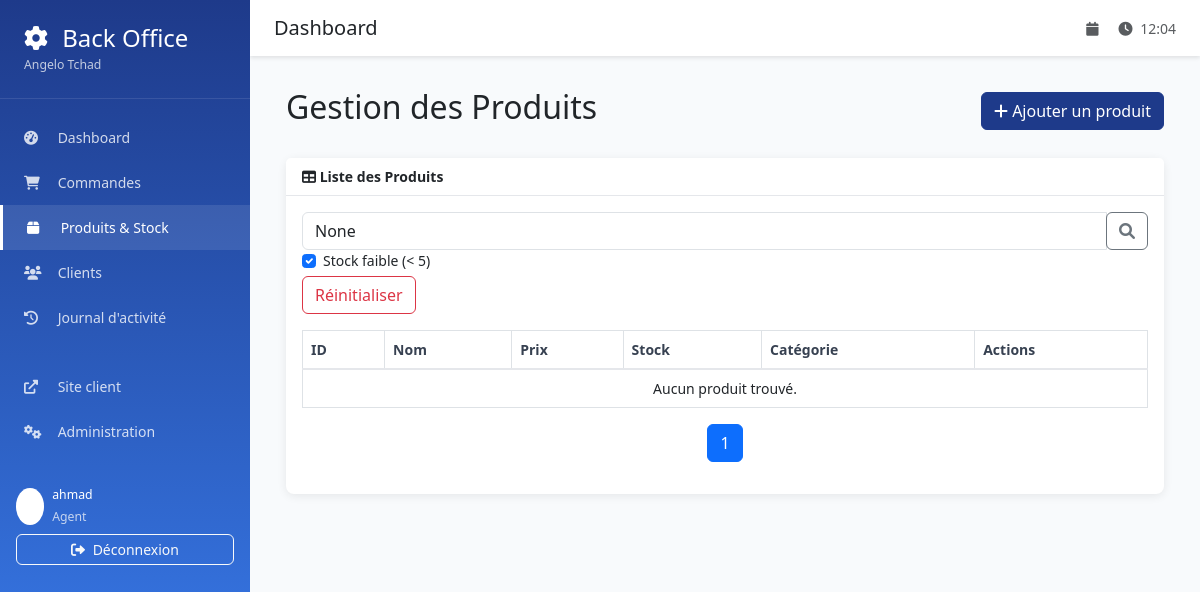
Page /backoffice/products/?low_stock=1 (signed in) on the earlier database version.
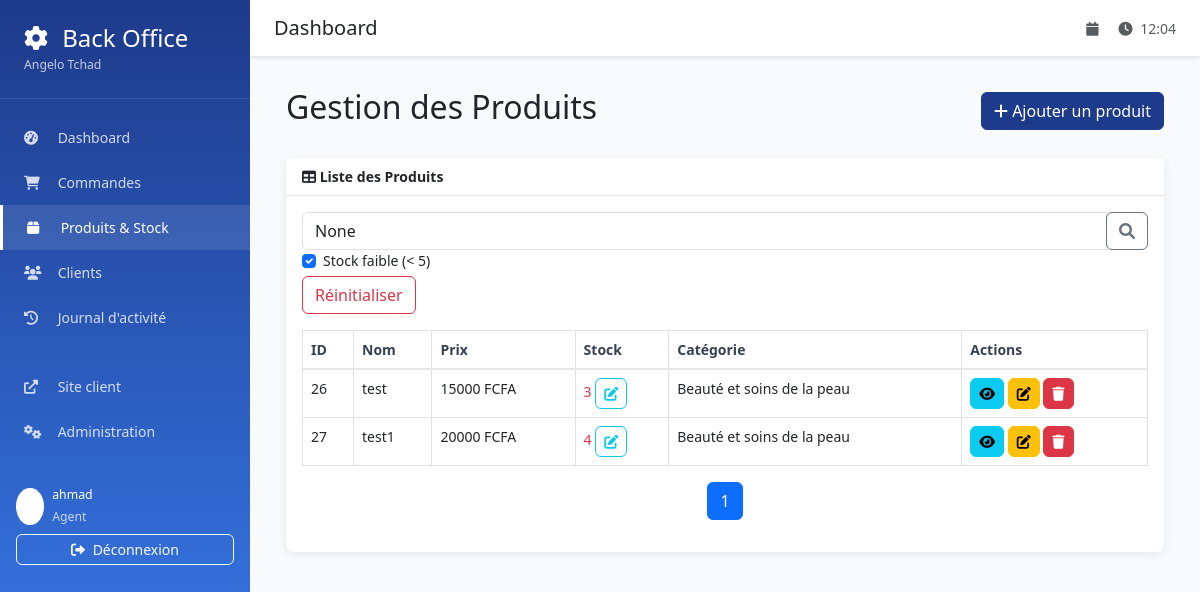
Same page on the later database version.
### products/models.py (models this page shows, shortened)
class Product(models.Model):
    name = models.CharField(max_length=200, verbose_name="Nom du produit")
    description = models.TextField(blank=True, verbose_name="Description")
    price = models.DecimalField(
        max_digits=10,
        decimal_places=2,
        validators=[MinValueValidator(0)],
        verbose_name="Prix"
    )
    stock_quantity = models.PositiveIntegerField(
        default=0,
        verbose_name="Quantité en stock"
    )
    image = models.ImageField(
        upload_to='products/',
        blank=True,
        null=True,
        verbose_name="Image du produit"
    )
    is_active = models.BooleanField(default=True, verbose_name="Actif")
    created_at = models.DateTimeField(auto_now_add=True)
    updated_at = models.DateTimeField(auto_now=True)
    class Meta:
        verbose_name = "Produit"
        verbose_name_plural = "Produits"
        ordering = ['name']

class Category(models.Model):
    name = models.CharField(max_length=100, verbose_name="Nom de la catégorie")
    description = models.TextField(blank=True, verbose_name="Description")
    created_at = models.DateTimeField(auto_now_add=True)
    class Meta:
        verbose_name = "Catégorie"
        verbose_name_plural = "Catégories"
        ordering = ['name']

### backoffice/views.py (the view)
# urls.py: path('products/', views.products_list, name='products_list'),
@login_required
def products_list(request):
    products = Product.objects.order_by('name')
    search = request.GET.get('search')
    if search:
        products = products.filter(
            Q(name__icontains=search) |
            Q(description__icontains=search)
        )
    low_stock = request.GET.get('low_stock')
    if low_stock:
        products = products.filter(stock_quantity__lte=5)
    paginator = Paginator(products, 20)
    page_number = request.GET.get('page')
    page_obj = paginator.get_page(page_number)
    context = {
        'page_obj': page_obj,
        'search': search,
        'low_stock': low_stock,
    }
    return render(request, 'backoffice/products_list.html', context)

### templates/backoffice/products_list.html (shortened to what the changed rows need)
{% extends 'backoffice/base.html' %}
{% load static %}
{% block content %}
<div class="container-fluid">
    <div class="d-flex justify-content-between align-items-center mb-4">
        <h2>Gestion des Produits</h2>
    </div>
    <div class="card mb-4">
        <div class="card-body">
            <div class="table-responsive">
                <table class="table table-bordered" id="productsTable" width="100%" cellspacing="0">
                    <thead>
                        <tr>
                            <th>ID</th>
                            <th>Nom</th>
                            <th>Prix</th>
                            <th>Stock</th>
                            <th>Catégorie</th>
                            <th>Actions</th>
                        </tr>
                    </thead>
                    <tbody>
                        {% for product in page_obj %}
                        <tr>
                            <td>{{ product.id }}</td>
                            <td>{{ product.name }}</td>
                            <td>{{ product.price|floatformat:0 }} FCFA</td>
                            <td>
                                <span id="stock-{{ product.id }}" class="{% if product.stock_quantity <= 5 %}text-danger font-weight-bold{% endif %}">
                                    {{ product.stock_quantity }}
                                </span>
                                <button class="btn btn-sm btn-outline-info ml-2" onclick="editStock({{ product.id }}, {{ product.stock_quantity }})">
                                    <i class="fas fa-edit"></i>
                                </button>
                            </td>
                            <td>{{ product.category.name }}</td>
                            <td>
                                <a href="#" class="btn btn-sm btn-info"><i class="fas fa-eye"></i></a>
                                <a href="#" class="btn btn-sm btn-warning"><i class="fas fa-edit"></i></a>
                                <a href="#" class="btn btn-sm btn-danger"><i class="fas fa-trash"></i></a>
                            </td>
                        </tr>
                        {% empty %}
                        <tr>
                            <td colspan="6" class="text-center">Aucun produit trouvé.</td>
                        </tr>
                        {% endfor %}
                    </tbody>
                </table>
            </div>
            <nav aria-label="Page navigation example">
                <ul class="pagination justify-content-center">
                    {% for i in page_obj.paginator.page_range %}
                        {% if page_obj.number == i %}
                            <li class="page-item active"><a class="page-link" href="#">{{ i }}</a></li>
                        {% else %}
                            <li class="page-item"><a class="page-link" href="?page={{ i }}{% if search %}&search={{ search }}{% endif %}{% if low_stock %}&low_stock=true{% endif %}">{{ i }}</a></li>
                        {% endif %}
                    {% endfor %}
                </ul>
            </nav>
        </div>
    </div>
</div>
{% endblock %}

Differences in the rows shown:
added Product: id "26", name "test", price "15000", stock_quantity "3", category.name "Beauté et soins de la peau"
added Product: id "27", name "test1", price "20000", stock_quantity "4", category.name "Beauté et soins de la peau"
Other differences:
text no longer shown: "Aucun produit trouvé."
